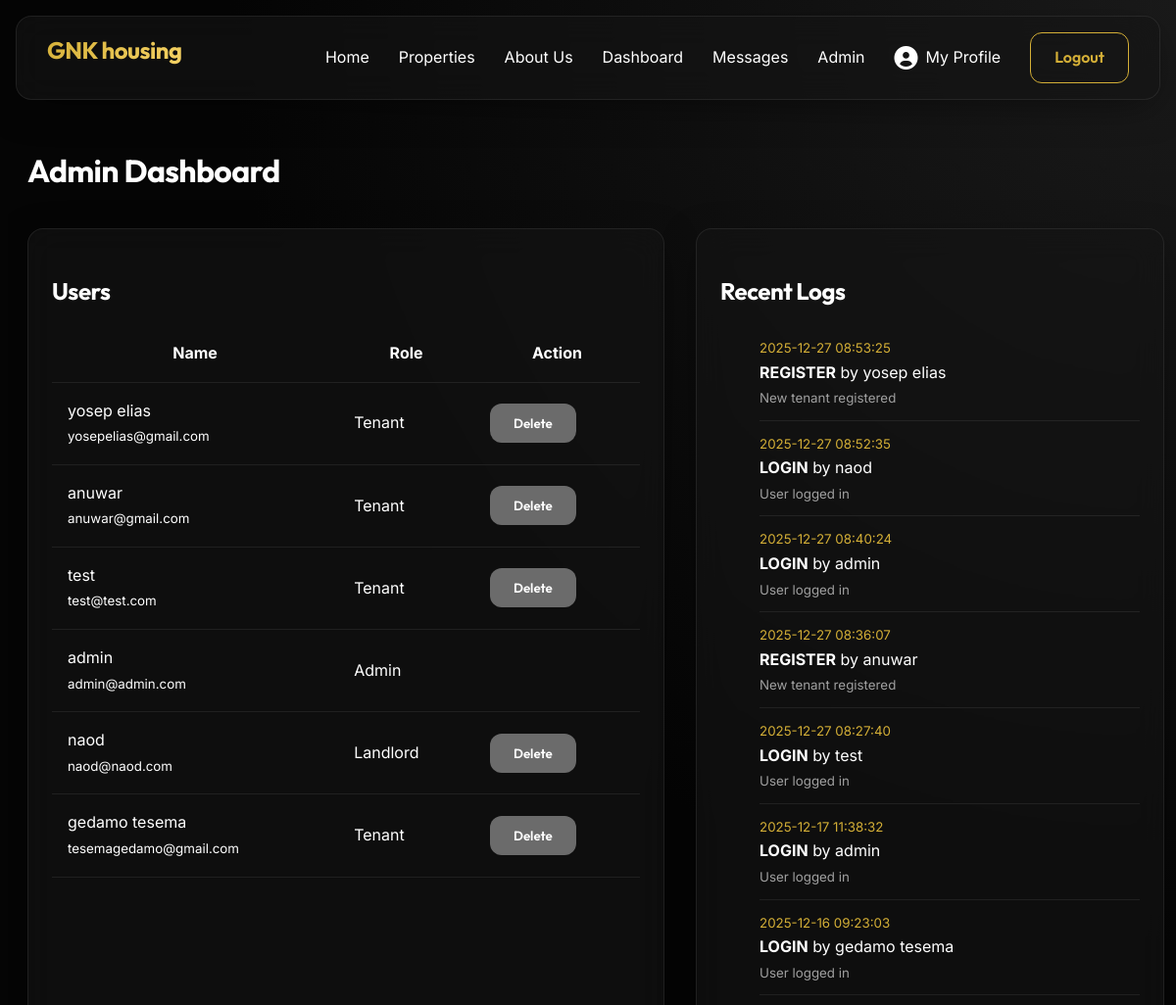
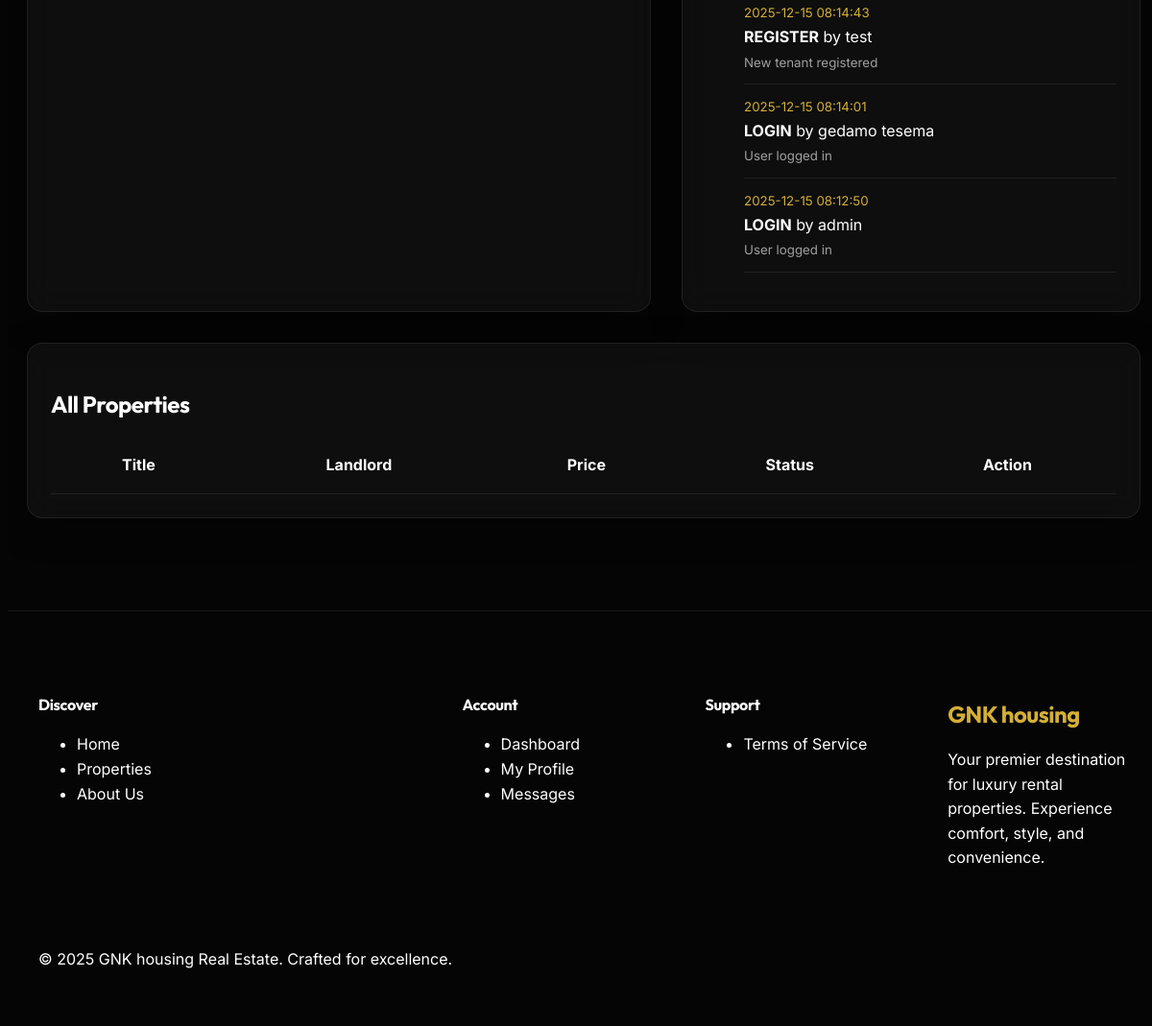
/admin_dashboard.php (signed in), run on the app's committed database (2 pictures, top to bottom).
### tables this page shows
CREATE TABLE IF NOT EXISTS `users` (
  `id` int NOT NULL AUTO_INCREMENT,
  `name` varchar(100) NOT NULL,
  `email` varchar(100) NOT NULL,
  `password` varchar(255) NOT NULL,
  `secret_code` varchar(255) DEFAULT NULL,
  `role` enum('guest','tenant','landlord','broker','admin') DEFAULT 'tenant',
  `bio` text,
  `profile_picture` varchar(255) DEFAULT NULL,
  `created_at` timestamp NULL DEFAULT CURRENT_TIMESTAMP,
  PRIMARY KEY (`id`),
  UNIQUE KEY `email` (`email`)
);

CREATE TABLE IF NOT EXISTS `system_logs` (
  `id` int NOT NULL AUTO_INCREMENT,
  `user_id` int DEFAULT NULL,
  `action` varchar(255) NOT NULL,
  `details` text,
  `ip_address` varchar(45) DEFAULT NULL,
  `created_at` timestamp NULL DEFAULT CURRENT_TIMESTAMP,
  PRIMARY KEY (`id`),
  KEY `user_id` (`user_id`)
);

### admin_dashboard.php (the view, shortened to what this page needs)
<?php
require_once 'config.php';
?>
<?php require_once 'includes/header.php'; ?>
<h1>Admin Dashboard</h1>
<div style="display: grid; grid-template-columns: 1fr 1fr; gap: 2rem; margin-top: 2rem;">
    <div class="glass-panel" style="padding: 1.5rem;">
        <h2>Users</h2>
        <?php
        $users = $pdo->query("SELECT id, name, email, role FROM users ORDER BY created_at DESC LIMIT 10")->fetchAll();
        ?>
        <table>
            <thead>
                <tr>
                    <th>Name</th>
                    <th>Role</th>
                    <th>Action</th>
                </tr>
            </thead>
            <tbody>
                <?php foreach ($users as $u): ?>
                    <tr>
                        <td><?php echo htmlspecialchars($u['name']); ?> <br>
                            <small><?php echo htmlspecialchars($u['email']); ?></small>
                        </td>
                        <td><?php echo ucfirst($u['role']); ?></td>
                        <td>
                            <?php if ($u['role'] !== 'admin'): ?>
                                <form method="POST" onsubmit="return confirm('Are you sure?');">
                                    <button type="submit" name="delete_user" class="btn btn-danger btn-sm">Delete</button>
                                </form>
                            <?php endif; ?>
                        </td>
                    </tr>
                <?php endforeach; ?>
            </tbody>
        </table>
    </div>
    <div class="glass-panel" style="padding: 1.5rem;">
        <h2>Recent Logs</h2>
        <?php
        $logs = $pdo->query("SELECT l.*, u.name FROM system_logs l LEFT JOIN users u ON l.user_id = u.id ORDER BY l.created_at DESC LIMIT 10")->fetchAll();
        ?>
        <ul style="list-style: none;">
            <?php foreach ($logs as $log): ?>
                <li style="border-bottom: 1px solid var(--card-border); padding: 10px 0;">
                    <small style="color: var(--accent-color);"><?php echo $log['created_at']; ?></small><br>
                    <strong><?php echo htmlspecialchars($log['action']); ?></strong>
                    by <?php echo htmlspecialchars($log['name'] ?? 'Guest'); ?>
                    <br>
                    <small style="color: var(--text-secondary);"><?php echo htmlspecialchars($log['details']); ?></small>
                </li>
            <?php endforeach; ?>
        </ul>
    </div>
</div>
<div class="glass-panel" style="padding: 1.5rem; margin-top: 2rem;">
    <h2>All Properties</h2>
    <table>
        <thead>
            <tr>
                <th>Title</th>
                <th>Landlord</th>
                <th>Price</th>
                <th>Status</th>
                <th>Action</th>
            </tr>
        </thead>
    </table>
</div>
<?php require_once 'includes/footer.php'; ?>

### style.css (style rules this page uses)
:root { --bg-color: #050505; --card-bg: rgba(20, 20, 20, 0.6); --card-border: rgba(255, 255, 255, 0.08); --text-primary: #ffffff; --text-secondary: #a0a0a0; --accent-color: #d4af37; --accent-gradient: linear-gradient(135deg, #d4af37 0%, #f6d365 100%); --accent-hover: #f0c750; --success-color: #00e676; --danger-color: #ff1744; --font-heading: 'Outfit', 'Inter', sans-serif; --font-body: 'Inter', sans-serif; --transition-speed: 0.3s; --shadow-soft: 0 10px 40px -10px rgba(0, 0, 0, 0.5); --shadow-accent: 0 0 20px rgba(212, 175, 55, 0.2); }
*, *::before, *::after { box-sizing: border-box; max-width: 100%; }
html, body { width: 100%; overflow-x: hidden; }
body { font-family: var(--font-body); background-color: var(--bg-color); background-image: radial-gradient(circle at top right, #1a1a1a 0%, #050505 40%); color: var(--text-primary); line-height: 1.6; min-height: 100vh; display: flex; flex-direction: column; color-scheme: dark; }
.glass-panel { background: var(--card-bg); backdrop-filter: blur(16px); -webkit-backdrop-filter: blur(16px); border: 1px solid var(--card-border); border-radius: 16px; box-shadow: var(--shadow-soft); }
h1, h2, h3, h4, h5, h6, .logo { font-family: var(--font-heading); font-weight: 700; margin-bottom: 1rem; letter-spacing: -0.02em; }
.btn { display: inline-block; text-align: center; padding: 12px 24px; border-radius: 12px; font-weight: 600; border: none; cursor: pointer; font-family: var(--font-heading); }
table { width: 100%; border-collapse: collapse; min-width: 600px; }
th, td { padding: 1rem; border-bottom: 1px solid var(--card-border); }

### data on the page
users: name "yosep elias", email "yosepelias@gmail.com", role "Tenant"
users: name "anuwar", email "anuwar@gmail.com", role "Tenant"
users: name "test", email "test@test.com", role "Tenant"
users: name "admin", email "admin@admin.com", role "Admin"
users: name "naod", email "naod@naod.com", role "Landlord"
users: name "gedamo tesema", email "tesemagedamo@gmail.com", role "Tenant"
system_logs: created_at "2025-12-27 08:53:25", action "REGISTER", user.name "yosep elias", details "New tenant registered"
system_logs: created_at "2025-12-27 08:52:35", action "LOGIN", user.name "naod", details "User logged in"
system_logs: created_at "2025-12-27 08:40:24", action "LOGIN", user.name "admin", details "User logged in"
system_logs: created_at "2025-12-27 08:36:07", action "REGISTER", user.name "anuwar", details "New tenant registered"
system_logs: created_at "2025-12-27 08:27:40", action "LOGIN", user.name "test", details "User logged in"
system_logs: created_at "2025-12-17 11:38:32", action "LOGIN", user.name "admin", details "User logged in"
system_logs: created_at "2025-12-16 09:23:03", action "LOGIN", user.name "gedamo tesema", details "User logged in"
system_logs: created_at "2025-12-15 08:14:43", action "REGISTER", user.name "test", details "New tenant registered"
system_logs: created_at "2025-12-15 08:14:01", action "LOGIN", user.name "gedamo tesema", details "User logged in"
system_logs: created_at "2025-12-15 08:12:50", action "LOGIN", user.name "admin", details "User logged in"
